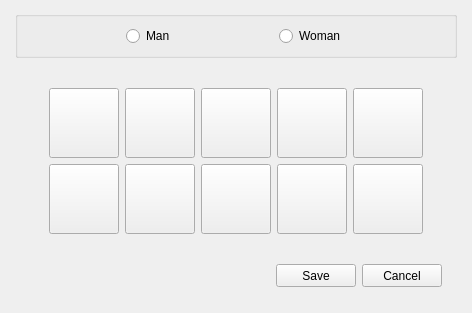
<?xml version="1.0" encoding="UTF-8"?>
<ui version="4.0">
 <class>Form</class>
 <widget class="QWidget" name="Form">
  <property name="geometry">
   <rect>
    <x>0</x>
    <y>0</y>
    <width>472</width>
    <height>313</height>
   </rect>
  </property>
  <property name="windowTitle">
   <string>Form</string>
  </property>
  <layout class="QGridLayout" name="gridLayout">
   <property name="leftMargin">
    <number>15</number>
   </property>
   <property name="rightMargin">
    <number>15</number>
   </property>
   <item row="0" column="0">
    <layout class="QVBoxLayout" name="verticalLayout" stretch="1,10,1">
     <property name="bottomMargin">
      <number>15</number>
     </property>
     <item>
      <widget class="QGroupBox" name="groupBox">
       <property name="title">
        <string/>
       </property>
       <layout class="QGridLayout" name="gridLayout_4">
        <item row="0" column="0">
         <layout class="QHBoxLayout" name="horizontalLayout">
          <item>
           <spacer name="horizontalSpacer">
            <property name="orientation">
             <enum>Qt::Horizontal</enum>
            </property>
            <property name="sizeHint" stdset="0">
             <size>
              <width>40</width>
              <height>20</height>
             </size>
            </property>
           </spacer>
          </item>
          <item>
           <widget class="QRadioButton" name="radioButtonMan">
            <property name="text">
             <string>Man</string>
            </property>
           </widget>
          </item>
          <item>
           <spacer name="horizontalSpacer_2">
            <property name="orientation">
             <enum>Qt::Horizontal</enum>
            </property>
            <property name="sizeHint" stdset="0">
             <size>
              <width>40</width>
              <height>20</height>
             </size>
            </property>
           </spacer>
          </item>
          <item>
           <widget class="QRadioButton" name="radioButtonWoman">
            <property name="text">
             <string>Woman</string>
            </property>
           </widget>
          </item>
          <item>
           <spacer name="horizontalSpacer_3">
            <property name="orientation">
             <enum>Qt::Horizontal</enum>
            </property>
            <property name="sizeHint" stdset="0">
             <size>
              <width>40</width>
              <height>20</height>
             </size>
            </property>
           </spacer>
          </item>
         </layout>
        </item>
       </layout>
      </widget>
     </item>
     <item>
      <widget class="QStackedWidget" name="stackedWidgetPbPhotoDefault">
       <property name="currentIndex">
        <number>0</number>
       </property>
       <widget class="QWidget" name="stackedWidgetPageMan">
        <layout class="QGridLayout" name="gridLayout_2">
         <item row="0" column="0">
          <layout class="QVBoxLayout" name="verticalLayout_2">
           <item>
            <layout class="QHBoxLayout" name="horizontalLayout_3">
             <item>
              <widget class="QPushButton" name="pushButtonMan0">
               <property name="enabled">
                <bool>true</bool>
               </property>
               <property name="minimumSize">
                <size>
                 <width>70</width>
                 <height>70</height>
                </size>
               </property>
               <property name="maximumSize">
                <size>
                 <width>70</width>
                 <height>70</height>
                </size>
               </property>
               <property name="styleSheet">
                <string notr="true">QPushButton#pushButtonMan0{ 
border-image:url(Image/photo_0.png);
}
</string>
               </property>
               <property name="text">
                <string/>
               </property>
              </widget>
             </item>
             <item>
              <widget class="QPushButton" name="pushButtonMan1">
               <property name="minimumSize">
                <size>
                 <width>70</width>
                 <height>70</height>
                </size>
               </property>
               <property name="maximumSize">
                <size>
                 <width>70</width>
                 <height>70</height>
                </size>
               </property>
               <property name="styleSheet">
                <string notr="true">QPushButton#pushButtonMan1{ 
border-image:url(Image/photo_11.png);
}
</string>
               </property>
               <property name="text">
                <string/>
               </property>
              </widget>
             </item>
             <item>
              <widget class="QPushButton" name="pushButtonMan2">
               <property name="enabled">
                <bool>true</bool>
               </property>
               <property name="minimumSize">
                <size>
                 <width>70</width>
                 <height>70</height>
                </size>
               </property>
               <property name="maximumSize">
                <size>
                 <width>70</width>
                 <height>70</height>
                </size>
               </property>
               <property name="styleSheet">
                <string notr="true">QPushButton#pushButtonMan2{ 
border-image:url(Image/photo_12.png);
}
</string>
               </property>
               <property name="text">
                <string/>
               </property>
              </widget>
             </item>
             <item>
              <widget class="QPushButton" name="pushButtonMan3">
               <property name="minimumSize">
                <size>
                 <width>70</width>
                 <height>70</height>
                </size>
               </property>
               <property name="maximumSize">
                <size>
                 <width>70</width>
                 <height>70</height>
                </size>
               </property>
               <property name="styleSheet">
                <string notr="true">QPushButton#pushButtonMan3{ 
border-image:url(Image/photo_13.png);
}
</string>
               </property>
               <property name="text">
                <string/>
               </property>
              </widget>
             </item>
             <item>
              <widget class="QPushButton" name="pushButtonMan4">
               <property name="minimumSize">
                <size>
                 <width>70</width>
                 <height>70</height>
                </size>
               </property>
               <property name="maximumSize">
                <size>
                 <width>70</width>
                 <height>70</height>
                </size>
               </property>
               <property name="styleSheet">
                <string notr="true">QPushButton#pushButtonMan4{ 
border-image:url(Image/photo_14.png);
}
</string>
               </property>
               <property name="text">
                <string/>
               </property>
              </widget>
             </item>
            </layout>
           </item>
           <item>
            <layout class="QHBoxLayout" name="horizontalLayout_4">
             <item>
              <widget class="QPushButton" name="pushButtonMan5">
               <property name="enabled">
                <bool>true</bool>
               </property>
               <property name="minimumSize">
                <size>
                 <width>70</width>
                 <height>70</height>
                </size>
               </property>
               <property name="maximumSize">
                <size>
                 <width>70</width>
                 <height>70</height>
                </size>
               </property>
               <property name="styleSheet">
                <string notr="true">QPushButton#pushButtonMan5{ 
border-image:url(Image/photo_15.png);
}
</string>
               </property>
               <property name="text">
                <string/>
               </property>
              </widget>
             </item>
             <item>
              <widget class="QPushButton" name="pushButtonMan6">
               <property name="minimumSize">
                <size>
                 <width>70</width>
                 <height>70</height>
                </size>
               </property>
               <property name="maximumSize">
                <size>
                 <width>70</width>
                 <height>70</height>
                </size>
               </property>
               <property name="styleSheet">
                <string notr="true">QPushButton#pushButtonMan6{ 
border-image:url(Image/photo_16.png);
}
</string>
               </property>
               <property name="text">
                <string/>
               </property>
              </widget>
             </item>
             <item>
              <widget class="QPushButton" name="pushButtonMan7">
               <property name="minimumSize">
                <size>
                 <width>70</width>
                 <height>70</height>
                </size>
               </property>
               <property name="maximumSize">
                <size>
                 <width>70</width>
                 <height>70</height>
                </size>
               </property>
               <property name="styleSheet">
                <string notr="true">QPushButton#pushButtonMan7{ 
border-image:url(Image/photo_17.png);
}
</string>
               </property>
               <property name="text">
                <string/>
               </property>
              </widget>
             </item>
             <item>
              <widget class="QPushButton" name="pushButtonMan8">
               <property name="minimumSize">
                <size>
                 <width>70</width>
                 <height>70</height>
                </size>
               </property>
               <property name="maximumSize">
                <size>
                 <width>70</width>
                 <height>70</height>
                </size>
               </property>
               <property name="styleSheet">
                <string notr="true">QPushButton#pushButtonMan8{ 
border-image:url(Image/photo_18.png);
}
</string>
               </property>
               <property name="text">
                <string/>
               </property>
              </widget>
             </item>
             <item>
              <widget class="QPushButton" name="pushButtonMan9">
               <property name="minimumSize">
                <size>
                 <width>70</width>
                 <height>70</height>
                </size>
               </property>
               <property name="maximumSize">
                <size>
                 <width>70</width>
                 <height>70</height>
                </size>
               </property>
               <property name="styleSheet">
                <string notr="true">QPushButton#pushButtonMan9{ 
border-image:url(Image/photo_19.png);
}
</string>
               </property>
               <property name="text">
                <string/>
               </property>
              </widget>
             </item>
            </layout>
           </item>
          </layout>
         </item>
        </layout>
       </widget>
       <widget class="QWidget" name="stackedWidgetPageWomen">
        <layout class="QGridLayout" name="gridLayout_3">
         <item row="0" column="0">
          <layout class="QVBoxLayout" name="verticalLayout_3">
           <item>
            <layout class="QHBoxLayout" name="horizontalLayout_5">
             <item>
              <widget class="QPushButton" name="pushButtonWoman0">
               <property name="minimumSize">
                <size>
                 <width>70</width>
                 <height>70</height>
                </size>
               </property>
               <property name="maximumSize">
                <size>
                 <width>70</width>
                 <height>70</height>
                </size>
               </property>
               <property name="styleSheet">
                <string notr="true">QPushButton#pushButtonWoman0{ 
border-image:url(Image/photo_0.png);
}
</string>
               </property>
               <property name="text">
                <string/>
               </property>
              </widget>
             </item>
             <item>
              <widget class="QPushButton" name="pushButtonWoman1">
               <property name="minimumSize">
                <size>
                 <width>70</width>
                 <height>70</height>
                </size>
               </property>
               <property name="maximumSize">
                <size>
                 <width>70</width>
                 <height>70</height>
                </size>
               </property>
               <property name="styleSheet">
                <string notr="true">QPushButton#pushButtonWoman1{ 
border-image:url(Image/photo_1.png);
}</string>
               </property>
               <property name="text">
                <string/>
               </property>
              </widget>
             </item>
             <item>
              <widget class="QPushButton" name="pushButtonWoman2">
               <property name="minimumSize">
                <size>
                 <width>70</width>
                 <height>70</height>
                </size>
               </property>
               <property name="maximumSize">
                <size>
                 <width>70</width>
                 <height>70</height>
                </size>
               </property>
               <property name="styleSheet">
                <string notr="true">QPushButton#pushButtonWoman2{ 
border-image:url(Image/photo_2.png);
}</string>
               </property>
               <property name="text">
                <string/>
               </property>
              </widget>
             </item>
             <item>
              <widget class="QPushButton" name="pushButtonWoman3">
               <property name="minimumSize">
                <size>
                 <width>70</width>
                 <height>70</height>
                </size>
               </property>
               <property name="maximumSize">
                <size>
                 <width>70</width>
                 <height>70</height>
                </size>
               </property>
               <property name="styleSheet">
                <string notr="true">QPushButton#pushButtonWoman3{ 
border-image:url(Image/photo_3.png);
}</string>
               </property>
               <property name="text">
                <string/>
               </property>
              </widget>
             </item>
             <item>
              <widget class="QPushButton" name="pushButtonWoman4">
               <property name="minimumSize">
                <size>
                 <width>70</width>
                 <height>70</height>
                </size>
               </property>
               <property name="maximumSize">
                <size>
                 <width>70</width>
                 <height>70</height>
                </size>
               </property>
               <property name="styleSheet">
                <string notr="true">QPushButton#pushButtonWoman4{ 
border-image:url(Image/photo_4.png);
}</string>
               </property>
               <property name="text">
                <string/>
               </property>
              </widget>
             </item>
            </layout>
           </item>
           <item>
            <layout class="QHBoxLayout" name="horizontalLayout_6">
             <item>
              <widget class="QPushButton" name="pushButtonWoman5">
               <property name="minimumSize">
                <size>
                 <width>70</width>
                 <height>70</height>
                </size>
               </property>
               <property name="maximumSize">
                <size>
                 <width>70</width>
                 <height>70</height>
                </size>
               </property>
               <property name="styleSheet">
                <string notr="true">QPushButton#pushButtonWoman5{ 
border-image:url(Image/photo_5.png);
}</string>
               </property>
               <property name="text">
                <string/>
               </property>
              </widget>
             </item>
             <item>
              <widget class="QPushButton" name="pushButtonWoman6">
               <property name="minimumSize">
                <size>
                 <width>70</width>
                 <height>70</height>
                </size>
               </property>
               <property name="maximumSize">
                <size>
                 <width>70</width>
                 <height>70</height>
                </size>
               </property>
               <property name="styleSheet">
                <string notr="true">QPushButton#pushButtonWoman6{ 
border-image:url(Image/photo_6.png);
}</string>
               </property>
               <property name="text">
                <string/>
               </property>
              </widget>
             </item>
             <item>
              <widget class="QPushButton" name="pushButtonWoman7">
               <property name="minimumSize">
                <size>
                 <width>70</width>
                 <height>70</height>
                </size>
               </property>
               <property name="maximumSize">
                <size>
                 <width>70</width>
                 <height>70</height>
                </size>
               </property>
               <property name="styleSheet">
                <string notr="true">QPushButton#pushButtonWoman7{ 
border-image:url(Image/photo_7.png);
}</string>
               </property>
               <property name="text">
                <string/>
               </property>
              </widget>
             </item>
             <item>
              <widget class="QPushButton" name="pushButtonWoman8">
               <property name="minimumSize">
                <size>
                 <width>70</width>
                 <height>70</height>
                </size>
               </property>
               <property name="maximumSize">
                <size>
                 <width>70</width>
                 <height>70</height>
                </size>
               </property>
               <property name="styleSheet">
                <string notr="true">QPushButton#pushButtonWoman8{ 
border-image:url(Image/photo_8.png);
}</string>
               </property>
               <property name="text">
                <string/>
               </property>
              </widget>
             </item>
             <item>
              <widget class="QPushButton" name="pushButtonWoman9">
               <property name="minimumSize">
                <size>
                 <width>70</width>
                 <height>70</height>
                </size>
               </property>
               <property name="maximumSize">
                <size>
                 <width>70</width>
                 <height>70</height>
                </size>
               </property>
               <property name="styleSheet">
                <string notr="true">QPushButton#pushButtonWoman9{ 
border-image:url(Image/photo_9.png);
}</string>
               </property>
               <property name="text">
                <string/>
               </property>
              </widget>
             </item>
            </layout>
           </item>
          </layout>
         </item>
        </layout>
       </widget>
      </widget>
     </item>
     <item>
      <layout class="QHBoxLayout" name="horizontalLayout_2">
       <property name="rightMargin">
        <number>15</number>
       </property>
       <item>
        <spacer name="horizontalSpacer_4">
         <property name="orientation">
          <enum>Qt::Horizontal</enum>
         </property>
         <property name="sizeHint" stdset="0">
          <size>
           <width>40</width>
           <height>20</height>
          </size>
         </property>
        </spacer>
       </item>
       <item>
        <widget class="QPushButton" name="pushButtonSave">
         <property name="minimumSize">
          <size>
           <width>75</width>
           <height>23</height>
          </size>
         </property>
         <property name="styleSheet">
          <string notr="true">QPushButton#pushButtonSave
{
	border-image: url(Skin/button1.png);
}

QPushButton:pressed#pushButtonSave{
	border-image: url(Skin/button3.png);
}
QPushButton:hover#pushButtonSave{
	color:white;
}</string>
         </property>
         <property name="text">
          <string>Save</string>
         </property>
        </widget>
       </item>
       <item>
        <widget class="QPushButton" name="pushButtonCancel">
         <property name="minimumSize">
          <size>
           <width>75</width>
           <height>23</height>
          </size>
         </property>
         <property name="styleSheet">
          <string notr="true">QPushButton#pushButtonCancel
{
	border-image: url(Skin/button1.png);
}

QPushButton:pressed#pushButtonCancel{
	border-image: url(Skin/button3.png);
}
QPushButton:hover#pushButtonCancel{
	color:white;
}</string>
         </property>
         <property name="text">
          <string>Cancel</string>
         </property>
        </widget>
       </item>
      </layout>
     </item>
    </layout>
   </item>
  </layout>
 </widget>
 <resources/>
 <connections/>
</ui>
